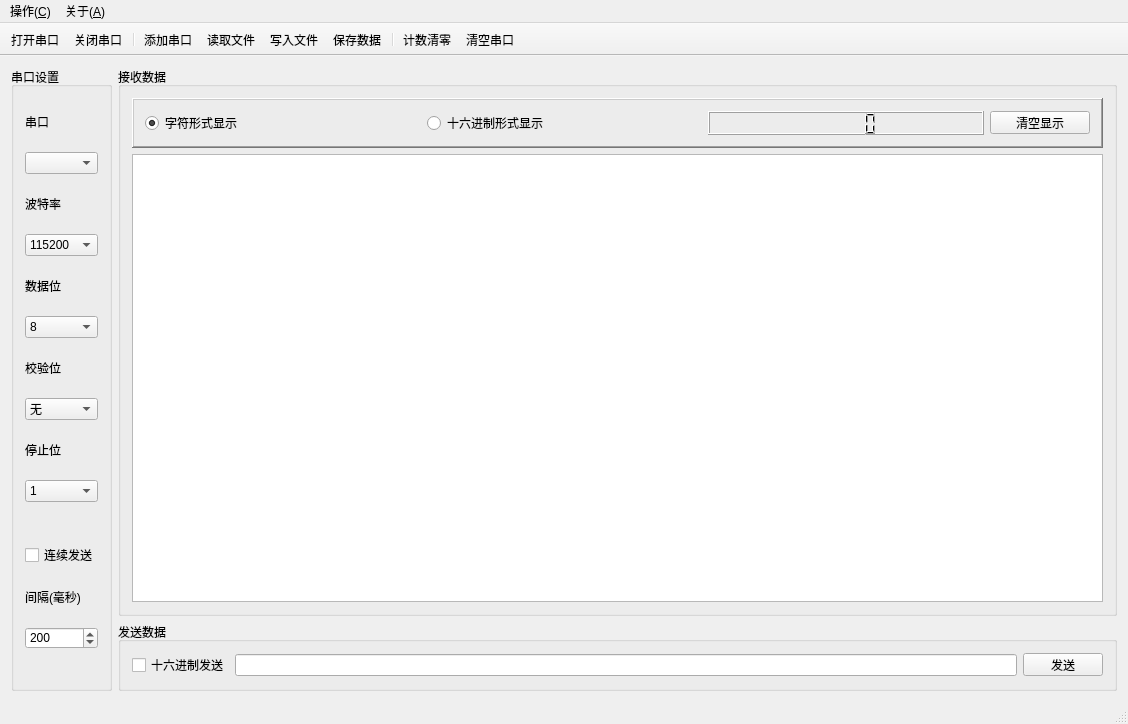
<?xml version="1.0" encoding="UTF-8"?>
<ui version="4.0">
 <class>MainWindow</class>
 <widget class="QMainWindow" name="MainWindow">
  <property name="enabled">
   <bool>true</bool>
  </property>
  <property name="geometry">
   <rect>
    <x>0</x>
    <y>0</y>
    <width>1128</width>
    <height>724</height>
   </rect>
  </property>
  <property name="minimumSize">
   <size>
    <width>820</width>
    <height>580</height>
   </size>
  </property>
  <property name="font">
   <font>
    <family>Times New Roman</family>
    <pointsize>9</pointsize>
   </font>
  </property>
  <property name="cursor">
   <cursorShape>PointingHandCursor</cursorShape>
  </property>
  <property name="contextMenuPolicy">
   <enum>Qt::NoContextMenu</enum>
  </property>
  <property name="windowTitle">
   <string>LoRa模块调试工具</string>
  </property>
  <property name="styleSheet">
   <string notr="true">QDialog{background:rgb(229, 255, 239)}
QStatusBar{background:url(:/images/header.bmp)}
QPushButton{background:url(:/images/header.bmp)}
QLCDNumber{background:url(:/images/lcd.bmp)}








</string>
  </property>
  <property name="iconSize">
   <size>
    <width>16</width>
    <height>16</height>
   </size>
  </property>
  <property name="toolButtonStyle">
   <enum>Qt::ToolButtonTextBesideIcon</enum>
  </property>
  <property name="animated">
   <bool>true</bool>
  </property>
  <widget class="QWidget" name="centralWidget">
   <layout class="QGridLayout" name="gridLayout">
    <item row="0" column="0" rowspan="2">
     <widget class="QGroupBox" name="groupBox">
      <property name="styleSheet">
       <string notr="true"/>
      </property>
      <property name="title">
       <string>串口设置</string>
      </property>
      <property name="flat">
       <bool>false</bool>
      </property>
      <layout class="QVBoxLayout" name="verticalLayout">
       <item>
        <widget class="QLabel" name="label">
         <property name="sizePolicy">
          <sizepolicy hsizetype="Preferred" vsizetype="Fixed">
           <horstretch>0</horstretch>
           <verstretch>0</verstretch>
          </sizepolicy>
         </property>
         <property name="text">
          <string>串口</string>
         </property>
        </widget>
       </item>
       <item>
        <widget class="QComboBox" name="portNameComboBox"/>
       </item>
       <item>
        <widget class="QLabel" name="label_2">
         <property name="sizePolicy">
          <sizepolicy hsizetype="Preferred" vsizetype="Fixed">
           <horstretch>0</horstretch>
           <verstretch>0</verstretch>
          </sizepolicy>
         </property>
         <property name="text">
          <string>波特率</string>
         </property>
        </widget>
       </item>
       <item>
        <widget class="QComboBox" name="baudRateComboBox">
         <item>
          <property name="text">
           <string>115200</string>
          </property>
         </item>
        </widget>
       </item>
       <item>
        <widget class="QLabel" name="label_3">
         <property name="sizePolicy">
          <sizepolicy hsizetype="Preferred" vsizetype="Fixed">
           <horstretch>0</horstretch>
           <verstretch>0</verstretch>
          </sizepolicy>
         </property>
         <property name="text">
          <string>数据位</string>
         </property>
        </widget>
       </item>
       <item>
        <widget class="QComboBox" name="dataBitsComboBox">
         <property name="currentIndex">
          <number>3</number>
         </property>
         <item>
          <property name="text">
           <string>5</string>
          </property>
         </item>
         <item>
          <property name="text">
           <string>6</string>
          </property>
         </item>
         <item>
          <property name="text">
           <string>7</string>
          </property>
         </item>
         <item>
          <property name="text">
           <string>8</string>
          </property>
         </item>
        </widget>
       </item>
       <item>
        <widget class="QLabel" name="label_4">
         <property name="sizePolicy">
          <sizepolicy hsizetype="Preferred" vsizetype="Fixed">
           <horstretch>0</horstretch>
           <verstretch>0</verstretch>
          </sizepolicy>
         </property>
         <property name="text">
          <string>校验位</string>
         </property>
        </widget>
       </item>
       <item>
        <widget class="QComboBox" name="parityComboBox">
         <item>
          <property name="text">
           <string>无</string>
          </property>
         </item>
         <item>
          <property name="text">
           <string>奇</string>
          </property>
         </item>
         <item>
          <property name="text">
           <string>偶</string>
          </property>
         </item>
        </widget>
       </item>
       <item>
        <widget class="QLabel" name="label_5">
         <property name="sizePolicy">
          <sizepolicy hsizetype="Preferred" vsizetype="Fixed">
           <horstretch>0</horstretch>
           <verstretch>0</verstretch>
          </sizepolicy>
         </property>
         <property name="text">
          <string>停止位</string>
         </property>
        </widget>
       </item>
       <item>
        <widget class="QComboBox" name="stopBitsComboBox">
         <item>
          <property name="text">
           <string>1</string>
          </property>
         </item>
         <item>
          <property name="text">
           <string>1.5</string>
          </property>
         </item>
         <item>
          <property name="text">
           <string>2</string>
          </property>
         </item>
        </widget>
       </item>
       <item>
        <spacer name="verticalSpacer">
         <property name="orientation">
          <enum>Qt::Vertical</enum>
         </property>
         <property name="sizeType">
          <enum>QSizePolicy::Fixed</enum>
         </property>
         <property name="sizeHint" stdset="0">
          <size>
           <width>20</width>
           <height>20</height>
          </size>
         </property>
        </spacer>
       </item>
       <item>
        <widget class="QCheckBox" name="obocheckBox">
         <property name="text">
          <string>连续发送</string>
         </property>
        </widget>
       </item>
       <item>
        <widget class="QLabel" name="label_6">
         <property name="sizePolicy">
          <sizepolicy hsizetype="Preferred" vsizetype="Fixed">
           <horstretch>0</horstretch>
           <verstretch>0</verstretch>
          </sizepolicy>
         </property>
         <property name="text">
          <string>间隔(毫秒)</string>
         </property>
        </widget>
       </item>
       <item>
        <widget class="QSpinBox" name="delayspinBox">
         <property name="minimum">
          <number>10</number>
         </property>
         <property name="maximum">
          <number>5000</number>
         </property>
         <property name="value">
          <number>200</number>
         </property>
        </widget>
       </item>
      </layout>
     </widget>
    </item>
    <item row="0" column="1">
     <widget class="QGroupBox" name="groupBox_2">
      <property name="styleSheet">
       <string notr="true"/>
      </property>
      <property name="title">
       <string>接收数据</string>
      </property>
      <property name="flat">
       <bool>true</bool>
      </property>
      <layout class="QVBoxLayout" name="verticalLayout_2">
       <item>
        <widget class="QFrame" name="frame_3">
         <property name="styleSheet">
          <string notr="true"/>
         </property>
         <property name="frameShape">
          <enum>QFrame::WinPanel</enum>
         </property>
         <property name="frameShadow">
          <enum>QFrame::Raised</enum>
         </property>
         <property name="lineWidth">
          <number>1</number>
         </property>
         <property name="midLineWidth">
          <number>0</number>
         </property>
         <layout class="QHBoxLayout" name="horizontalLayout">
          <item>
           <widget class="QRadioButton" name="ccradioButton">
            <property name="toolTip">
             <string>&lt;html&gt;&lt;head/&gt;&lt;body&gt;&lt;p&gt;以字符方式显示数据&lt;/p&gt;&lt;/body&gt;&lt;/html&gt;</string>
            </property>
            <property name="text">
             <string>字符形式显示</string>
            </property>
            <property name="checked">
             <bool>true</bool>
            </property>
           </widget>
          </item>
          <item>
           <widget class="QRadioButton" name="chradioButton">
            <property name="toolTip">
             <string>&lt;html&gt;&lt;head/&gt;&lt;body&gt;&lt;p&gt;以十六进制方式显示数据&lt;/p&gt;&lt;/body&gt;&lt;/html&gt;</string>
            </property>
            <property name="text">
             <string>十六进制形式显示</string>
            </property>
           </widget>
          </item>
          <item>
           <widget class="QLCDNumber" name="recvbyteslcdNumber">
            <property name="sizePolicy">
             <sizepolicy hsizetype="Preferred" vsizetype="Minimum">
              <horstretch>0</horstretch>
              <verstretch>0</verstretch>
             </sizepolicy>
            </property>
            <property name="toolTip">
             <string>已接收字节数</string>
            </property>
            <property name="styleSheet">
             <string notr="true"/>
            </property>
           </widget>
          </item>
          <item>
           <widget class="QPushButton" name="clearUpBtn">
            <property name="minimumSize">
             <size>
              <width>0</width>
              <height>23</height>
             </size>
            </property>
            <property name="maximumSize">
             <size>
              <width>100</width>
              <height>23</height>
             </size>
            </property>
            <property name="text">
             <string>清空显示</string>
            </property>
            <property name="icon">
             <iconset resource="images.qrc">
              <normaloff>:/images/edit-clear.png</normaloff>:/images/edit-clear.png</iconset>
            </property>
           </widget>
          </item>
         </layout>
        </widget>
       </item>
       <item>
        <widget class="QTextBrowser" name="textBrowser"/>
       </item>
      </layout>
     </widget>
    </item>
    <item row="1" column="1">
     <widget class="QGroupBox" name="groupBox_4">
      <property name="styleSheet">
       <string notr="true"/>
      </property>
      <property name="title">
       <string>发送数据</string>
      </property>
      <property name="flat">
       <bool>true</bool>
      </property>
      <layout class="QHBoxLayout" name="horizontalLayout_2">
       <item>
        <widget class="QCheckBox" name="sendAsHexcheckBox">
         <property name="toolTip">
          <string>&lt;html&gt;&lt;head/&gt;&lt;body&gt;&lt;p&gt;以十六进制方式发送数据（默认为字符方式）&lt;/p&gt;&lt;/body&gt;&lt;/html&gt;</string>
         </property>
         <property name="text">
          <string>十六进制发送</string>
         </property>
        </widget>
       </item>
       <item>
        <widget class="QLineEdit" name="sendMsgLineEdit">
         <property name="maxLength">
          <number>10000</number>
         </property>
         <property name="dragEnabled">
          <bool>false</bool>
         </property>
        </widget>
       </item>
       <item>
        <widget class="QPushButton" name="sendmsgBtn">
         <property name="minimumSize">
          <size>
           <width>0</width>
           <height>23</height>
          </size>
         </property>
         <property name="maximumSize">
          <size>
           <width>100</width>
           <height>23</height>
          </size>
         </property>
         <property name="text">
          <string>发送</string>
         </property>
         <property name="icon">
          <iconset resource="images.qrc">
           <normaloff>:/images/send.png</normaloff>:/images/send.png</iconset>
         </property>
         <property name="autoDefault">
          <bool>false</bool>
         </property>
         <property name="default">
          <bool>false</bool>
         </property>
        </widget>
       </item>
      </layout>
     </widget>
    </item>
   </layout>
  </widget>
  <widget class="QMenuBar" name="menuBar">
   <property name="geometry">
    <rect>
     <x>0</x>
     <y>0</y>
     <width>1128</width>
     <height>25</height>
    </rect>
   </property>
   <widget class="QMenu" name="menu">
    <property name="title">
     <string>操作(&amp;C)</string>
    </property>
    <addaction name="actionAdd"/>
    <addaction name="separator"/>
    <addaction name="actionOpen"/>
    <addaction name="actionClose"/>
    <addaction name="separator"/>
    <addaction name="actionSave"/>
    <addaction name="actionLoadfile"/>
    <addaction name="actionWriteToFile"/>
    <addaction name="separator"/>
    <addaction name="actionClearBytes"/>
    <addaction name="actionCleanPort"/>
    <addaction name="separator"/>
    <addaction name="actionExit"/>
   </widget>
   <widget class="QMenu" name="menu_2">
    <property name="title">
     <string>关于(&amp;A)</string>
    </property>
    <addaction name="actionAbout"/>
   </widget>
   <addaction name="menu"/>
   <addaction name="menu_2"/>
  </widget>
  <widget class="QToolBar" name="mainToolBar">
   <property name="sizePolicy">
    <sizepolicy hsizetype="Preferred" vsizetype="Fixed">
     <horstretch>0</horstretch>
     <verstretch>0</verstretch>
    </sizepolicy>
   </property>
   <property name="minimumSize">
    <size>
     <width>0</width>
     <height>0</height>
    </size>
   </property>
   <property name="maximumSize">
    <size>
     <width>16777215</width>
     <height>55</height>
    </size>
   </property>
   <property name="font">
    <font>
     <pointsize>9</pointsize>
    </font>
   </property>
   <property name="cursor">
    <cursorShape>PointingHandCursor</cursorShape>
   </property>
   <property name="focusPolicy">
    <enum>Qt::StrongFocus</enum>
   </property>
   <property name="contextMenuPolicy">
    <enum>Qt::NoContextMenu</enum>
   </property>
   <property name="movable">
    <bool>false</bool>
   </property>
   <property name="allowedAreas">
    <set>Qt::NoToolBarArea</set>
   </property>
   <property name="iconSize">
    <size>
     <width>20</width>
     <height>20</height>
    </size>
   </property>
   <property name="floatable">
    <bool>true</bool>
   </property>
   <attribute name="toolBarArea">
    <enum>TopToolBarArea</enum>
   </attribute>
   <attribute name="toolBarBreak">
    <bool>false</bool>
   </attribute>
   <addaction name="actionOpen"/>
   <addaction name="actionClose"/>
   <addaction name="separator"/>
   <addaction name="actionAdd"/>
   <addaction name="actionLoadfile"/>
   <addaction name="actionWriteToFile"/>
   <addaction name="actionSave"/>
   <addaction name="separator"/>
   <addaction name="actionClearBytes"/>
   <addaction name="actionCleanPort"/>
  </widget>
  <widget class="QStatusBar" name="statusBar"/>
  <action name="actionAdd">
   <property name="checkable">
    <bool>false</bool>
   </property>
   <property name="icon">
    <iconset resource="images.qrc">
     <normaloff>:/images/add.png</normaloff>:/images/add.png</iconset>
   </property>
   <property name="text">
    <string>添加串口</string>
   </property>
   <property name="toolTip">
    <string>添加串口设备文件</string>
   </property>
   <property name="statusTip">
    <string>添加串口设备文件</string>
   </property>
  </action>
  <action name="actionOpen">
   <property name="icon">
    <iconset resource="images.qrc">
     <normaloff>:/images/open.png</normaloff>:/images/open.png</iconset>
   </property>
   <property name="text">
    <string>打开串口</string>
   </property>
   <property name="statusTip">
    <string>打开串口</string>
   </property>
  </action>
  <action name="actionClose">
   <property name="icon">
    <iconset resource="images.qrc">
     <normaloff>:/images/stop.png</normaloff>:/images/stop.png</iconset>
   </property>
   <property name="text">
    <string>关闭串口</string>
   </property>
   <property name="statusTip">
    <string>关闭串口</string>
   </property>
  </action>
  <action name="actionExit">
   <property name="icon">
    <iconset resource="images.qrc">
     <normaloff>:/images/exit.png</normaloff>:/images/exit.png</iconset>
   </property>
   <property name="text">
    <string>退出程序</string>
   </property>
   <property name="statusTip">
    <string>退出程序</string>
   </property>
  </action>
  <action name="actionAbout">
   <property name="icon">
    <iconset resource="images.qrc">
     <normaloff>:/images/mesage.png</normaloff>:/images/mesage.png</iconset>
   </property>
   <property name="text">
    <string>关于Wincom</string>
   </property>
   <property name="statusTip">
    <string>关于Wincom</string>
   </property>
  </action>
  <action name="actionSave">
   <property name="icon">
    <iconset resource="images.qrc">
     <normaloff>:/images/save.png</normaloff>:/images/save.png</iconset>
   </property>
   <property name="text">
    <string>保存数据</string>
   </property>
   <property name="toolTip">
    <string>保存收发框内的数据</string>
   </property>
   <property name="statusTip">
    <string>保存收发框内的数据</string>
   </property>
  </action>
  <action name="actionClearBytes">
   <property name="icon">
    <iconset resource="images.qrc">
     <normaloff>:/images/clearbytes.png</normaloff>:/images/clearbytes.png</iconset>
   </property>
   <property name="text">
    <string>计数清零</string>
   </property>
   <property name="toolTip">
    <string>清零已收到的字节数</string>
   </property>
   <property name="statusTip">
    <string>清零已收到的字节数</string>
   </property>
  </action>
  <action name="actionLoadfile">
   <property name="icon">
    <iconset resource="images.qrc">
     <normaloff>:/images/loadfile.png</normaloff>:/images/loadfile.png</iconset>
   </property>
   <property name="text">
    <string>读取文件</string>
   </property>
   <property name="toolTip">
    <string>载入外部文件作为发送内容</string>
   </property>
   <property name="statusTip">
    <string>载入外部文件作为发送内容</string>
   </property>
  </action>
  <action name="actionCleanPort">
   <property name="icon">
    <iconset resource="images.qrc">
     <normaloff>:/images/cleanport.png</normaloff>:/images/cleanport.png</iconset>
   </property>
   <property name="text">
    <string>清空串口</string>
   </property>
   <property name="toolTip">
    <string>清空串口中I/O数据</string>
   </property>
   <property name="statusTip">
    <string>清空串口中I/O数据</string>
   </property>
  </action>
  <action name="actionWriteToFile">
   <property name="checkable">
    <bool>true</bool>
   </property>
   <property name="icon">
    <iconset resource="images.qrc">
     <normaloff>:/images/write2file.png</normaloff>:/images/write2file.png</iconset>
   </property>
   <property name="text">
    <string>写入文件</string>
   </property>
   <property name="toolTip">
    <string>将读取数据写入到文件</string>
   </property>
   <property name="statusTip">
    <string>将读取数据写入到文件</string>
   </property>
  </action>
 </widget>
 <layoutdefault spacing="6" margin="11"/>
 <resources>
  <include location="images.qrc"/>
 </resources>
 <connections/>
</ui>
